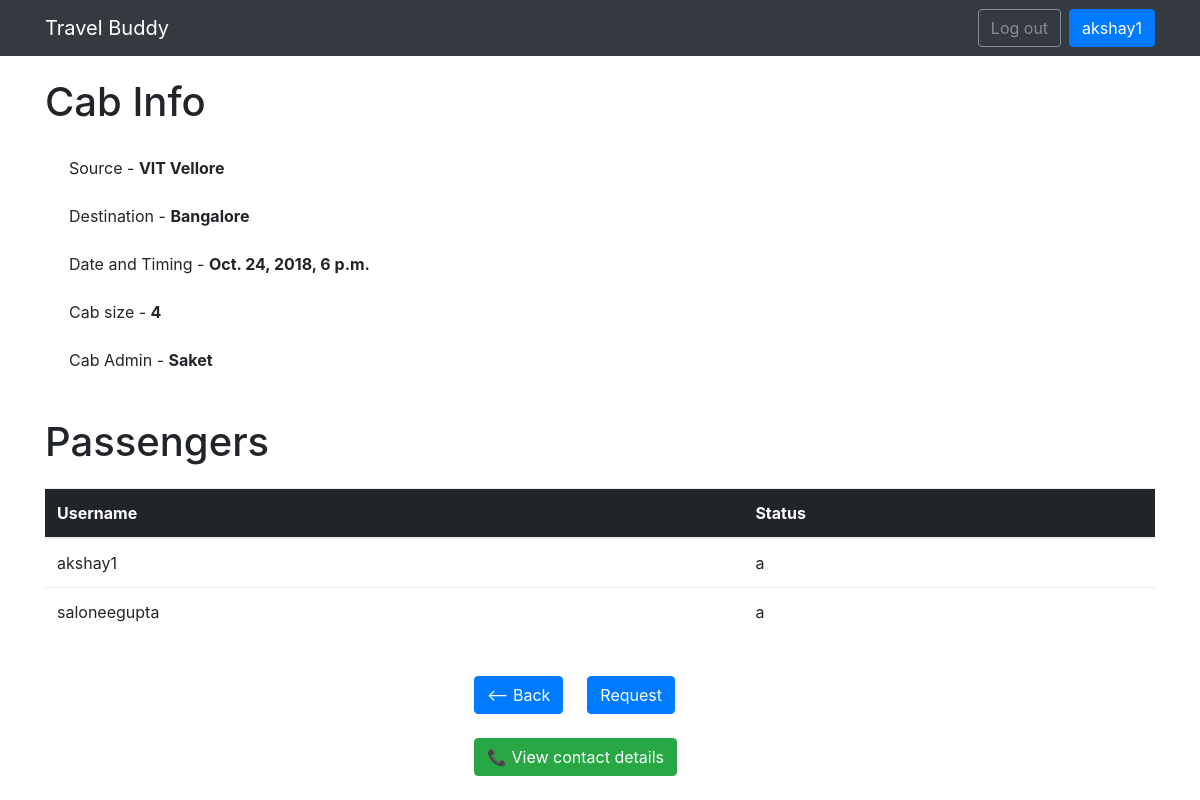
The page /cab_info/14/ (signed in) on the database its author committed.
### cabshare/models.py (models this page shows)
class Cab(models.Model):
    source = models.CharField(max_length=20)
    destination = models.CharField(max_length=20)
    dep_date_time = models.DateTimeField()
    size = models.IntegerField()
    cab_admin = models.ForeignKey(User, related_name='cab_admin',on_delete = models.CASCADE)
    created_at = models.DateTimeField(auto_now_add=True)

class Passengers(models.Model):
    user = models.ForeignKey(User, related_name='passangers',on_delete = models.CASCADE)
    of_cab = models.ForeignKey(Cab, related_name='of_cab',on_delete = models.CASCADE)
    is_cab_admin = models.BooleanField()
    approval_status = models.CharField(max_length=1) # requested = r, approved = a, declined = d

### cabshare/views.py (the view, shortened to what this page needs)
# urls.py: url(r'^cab_info/(?P<pk>\d+)/$', views.cab_info, name='cab_info'),
@login_required(login_url='/login')
def cab_info(request, pk):
    cab = get_object_or_404(Cab, id=pk)
    passengers = list(Passengers.objects.filter(of_cab=pk))
    try:
        current_user = Passengers.objects.get(user = request.user, of_cab = cab)
    except Passengers.DoesNotExist:
        current_user = None
    if current_user != None:
        if current_user.approval_status == 'a':
            contact_access=True
        else:
            contact_access=False
    else:
        contact_access=False
    return render(request, 'cab_info.html', {'cab': cab, 'passengers': passengers, 'contact_access': contact_access})

### templates/cab_info.html (shortened to what this page needs)
{% extends "base.html" %}
{% block content %}
<br>
<div class="container">
    <h1> Cab Info </h1>
</div>
<br>
<div class="container">
    <div class="ml-4 mb-4">
    Source - <span class="font-weight-bold">{{ cab.source }}</span>
    </div>
    <div class="ml-4 mb-4">
        Destination - <span class="font-weight-bold">{{ cab.destination }}</span>
    </div>
    <div class="ml-4 mb-4">
        Date and Timing - <span class="font-weight-bold">{{ cab.dep_date_time }}</span>
    </div>
    <div class="ml-4 mb-4">
        Cab size - <span class="font-weight-bold">{{ cab.size }}</span>
    </div>
    <div class="ml-4 mb-4">
        Cab Admin - <span class="font-weight-bold">{{ cab.cab_admin }}</span>
    </div>
</div>
<div class="container">
    <br>
    <h1 class="mb-4"> Passengers </h1>
<table class="table center">
    <thead class="thead-inverse">
    <tr>
        <th>Username</th>
        <th>Status</th>
    </tr>
    </thead>
    <tbody>
        {% for passenger in passengers %}
            <tr>
            {% if passenger.is_cab_admin %}
            <td class="align-middle"> {{ passenger.user }} </td>
            <td class="align-middle"> a (Cab Admin)</td>
            {% else %}
            <td class="align-middle"> {{ passenger.user }} </td>
            <td class="align-middle">
                {{ passenger.approval_status }} </td>
            </tr>
            {% endif %}
        {% endfor %}
    </tbody>
</table>
</div>
<br>
<div class="row mx-auto" style="width: 300px;">
    <div class="ml-4 mb-4">
        <a href="{% url 'view_cabs' %}" class="btn btn-primary"> <-- Back</a>
    </div>
    <form method="post" novalidate>
    <div class="ml-4 mb-4">
            <button type="submit" class="btn btn-primary btn-block">Request</button>
    </div>
    </form>
    {% if contact_access %}
    <div class="ml-4 mb-4">
            <a href={% url 'contact_details' pk=cab.pk %}><button type="submit" class="btn btn-success btn-block"> 📞 View contact details</button></a>
    </div>
    {% endif %}
</div>
{% endblock %}

### templates/base.html (shortened to what this page needs)
{% load static %}<!DOCTYPE html>
<html>
  <head>
    <link rel="stylesheet" href="{% static 'css/bootstrap.min.css' %}">
  </head>
  <body>
    <nav class="navbar navbar-expand-lg navbar-dark bg-dark">
      <div class="container">
        <a class="navbar-brand" href="{% url 'view_cabs' %}">Travel Buddy</a>
          <div class="" id="mainMenu">
              {% if user.is_authenticated %}
                <form class="form-inline ml-auto">
                  <a href="{% url 'logout' %}" class="btn btn-outline-secondary">Log out</a>
                  <a href="#" class="btn btn-primary ml-2">{{ user.username }}</a>
                </form>
              {% else %}
                <form class="form-inline ml-auto">
                  <a href="{% url 'login' %}" class="btn btn-outline-secondary">Log in</a>
                  <a href="{% url 'signup' %}" class="btn btn-primary ml-2">Sign up</a>
                </form>
              {% endif %}
            </div>
      </div>
    </nav>
      {% block content %}
      {% endblock %}
  </body>
</html>

### rows shown on the page
Cab: source "VIT Vellore", destination "Bangalore", dep_date_time "Oct. 24, 2018, 6 p.m.", size "4", cab_admin "Saket"
Passengers: user "akshay1", approval_status "a"
Passengers: user "saloneegupta", approval_status "a"

### other values the page prints
{{ user.username }} "akshay1"
